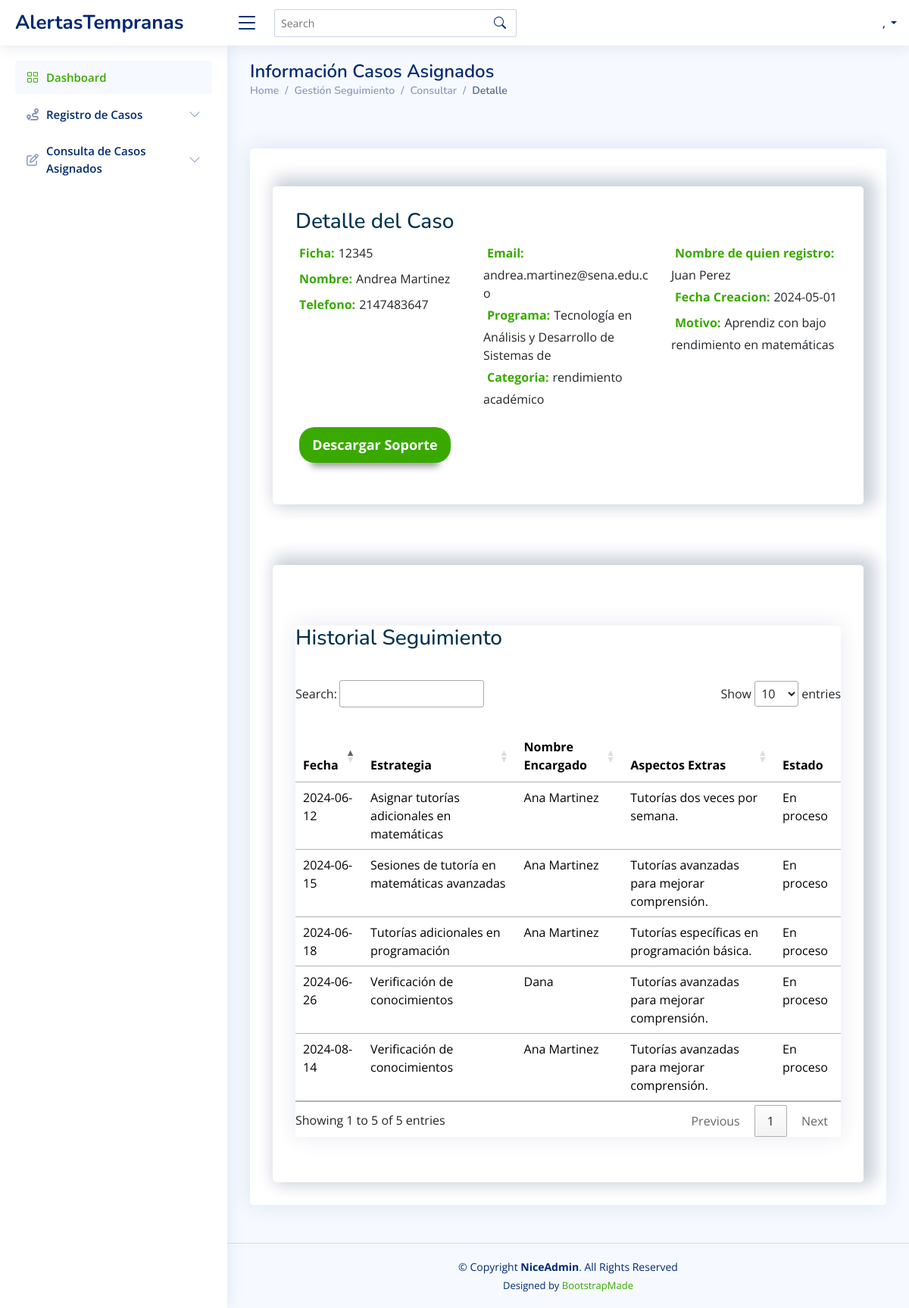
Screenshot of /Views/coordinador/mostrarCasoAsignado.php?id=1 with the database file from the repository.
### tables this page shows
CREATE TABLE `casos` (
  `id` int(11) NOT NULL,
  `descripcion` text NOT NULL,
  `categoria` varchar(80) NOT NULL,
  `soporte` varchar(300) NOT NULL,
  `fecha` date NOT NULL,
  `estado` varchar(80) NOT NULL,
  `id_aprendiz` int(11) NOT NULL,
  `id_usuario` int(11) NOT NULL,
  `id_encargado` int(11) NOT NULL
);

CREATE TABLE `aprendiz` (
  `id` int(11) NOT NULL,
  `tipo_documento_aprendiz` varchar(20) NOT NULL,
  `documento` bigint(20) NOT NULL,
  `nombre` varchar(60) NOT NULL,
  `apellido` varchar(50) NOT NULL,
  `email` varchar(60) NOT NULL,
  `telefono` int(11) NOT NULL,
  `programa` varchar(50) NOT NULL,
  `ficha` varchar(30) NOT NULL,
  `id_usuario` int(11) NOT NULL
);

CREATE TABLE `usuarios` (
  `id` int(11) NOT NULL,
  `tipo_documento` varchar(20) NOT NULL,
  `documento` int(11) NOT NULL,
  `nombre` varchar(60) NOT NULL,
  `email` varchar(60) NOT NULL,
  `telefono` int(11) NOT NULL,
  `clave` varchar(250) NOT NULL,
  `rol` varchar(50) NOT NULL
);

CREATE TABLE `seguimiento_casos` (
  `id` int(11) NOT NULL,
  `estrategia` varchar(200) NOT NULL,
  `id_caso` int(11) NOT NULL,
  `id_encargado` int(11) NOT NULL,
  `aspectos_extras` text NOT NULL,
  `fecha` date DEFAULT NULL
);

### Models/consultasCoordinador.php (called while the page is built, shortened)
<?php
class ConsultasCoordinador {
    public function consultarInfoDet($id_caso){
        $objConexion = new Conexion();
        $conexion = $objConexion->getConexion();
        $consultar= "SELECT a.ficha, a.nombre, a.apellido, a.telefono, a.email, a.programa, c.categoria, u.nombre AS nombre_usuario, c.estado, c.fecha, c.descripcion, c.soporte FROM casos c JOIN aprendiz a ON c.id_aprendiz = a.id JOIN usuarios u ON c.id_usuario = u.id WHERE c.id = :id_caso";
        $result= $conexion->prepare($consultar);
        $result->bindparam(':id_caso', $id_caso);
        $result->execute();
        $f= array();
        while($resultado = $result->fetch()){
            $f[] = $resultado;
        }
        return $f;
    }
    public function consultarSegumientoCaso($id_caso){
        $objConexion = new Conexion();
        $conexion = $objConexion->getConexion();
        $consultar= "SELECT s.id, s.estrategia, s.id_caso, s.id_encargado, s.aspectos_extras, s.fecha, c.estado, u.nombre AS nombre_encargado FROM seguimiento_casos s JOIN casos c ON s.id_caso = c.id JOIN usuarios u ON s.id_encargado= u.id WHERE s.id_caso = :id_caso";
        $result= $conexion->prepare($consultar);
        $result->bindparam(':id_caso', $id_caso);
        $result->execute();
        $f= array();
        while($resultado = $result->fetch()){
            $f[] = $resultado;
        }
        return $f;
    }
}

### Controllers/coordinador/mostrar_info.php (the view, shortened to what this page needs)
<?php
require_once("../../Models/consultasCoordinador.php");
function cargarInfoDetalles() {
    $id_caso = $_GET['id'];
    $objConsultas = new ConsultasCoordinador();
    $result = $objConsultas->consultarInfoDet($id_caso);
        foreach ($result as $f) {
            echo '
            <div class="col-md-4">
                <label class="modal-detalles" for="">Ficha:</label>'.$f['ficha'].' <br>
                <label class="modal-detalles" for="">Nombre:</label>'.$f['nombre'].' '.$f['apellido'].' <br>
                <label class="modal-detalles" for="">Telefono:</label>'.$f['telefono'].' <br>
              </div>
              <div class="col-md-4">
                <label class="modal-detalles" for="">Email:</label>'.$f['email'].' <br>
                <label class="modal-detalles" for="">Programa:</label>'.$f['programa'].'<br>
                <label class="modal-detalles" for="">Categoria:</label>'.$f['categoria'].' <br>
              </div>
              <div class="col-md-4">
                <label class="modal-detalles" for="">Nombre de quien registro:</label>'.$f['nombre_usuario'].' <br>
                <label class="modal-detalles" for="">Fecha Creacion:</label>'.$f['fecha'].'<br>
                <label class="modal-detalles" for="">Motivo:</label>'.$f['descripcion'].'<br>
              </div>
              <div class="col-md-12">
                <label class="modal-detalles" for=""><button class="form-button"><a href="'.$f['soporte'].'" download style= "color:white; ">Descargar Soporte</a></button> <br>
              </div>
            ';
        }
}
function cargarSeguimiento(){
  $id_caso = $_GET['id'];
  $objConsultas = new ConsultasCoordinador();
  $result = $objConsultas->consultarSegumientoCaso($id_caso);
  if (!isset($result)) {
      echo "<h2>No hay seguimientos registrados</h2>";
  } else {
      foreach ($result as $f) {
          echo '
                <tr>
                  <td>'.$f['fecha'].'</td>
                  <td>'.$f['estrategia'].' </td>
                  <td>'.$f['nombre_encargado'].'</td>
                  <td>'.$f['aspectos_extras'].'</td>
                  <td>'.$f['estado'].'</td>
                </tr>
          ';
      }
  }
}
function cargarPerfilCordinador()
{
  $idUsuarios = $_SESSION["id"];
  $objConsultasAdmin = new ConsultasCoordinador();
  $f = $objConsultasAdmin->consultarUser($idUsuarios);
  echo '
        <li class="nav-item dropdown pe-3">
          <a class="nav-link nav-profile d-flex align-items-center pe-0" href="#" data-bs-toggle="dropdown">
            <span class="d-none d-md-block dropdown-toggle ps-2">' . $f["nombre"] .', '.$f["rol"].  '</span>
          </a>
          <ul class="dropdown-menu dropdown-menu-end dropdown-menu-arrow profile">
            <li class="dropdown-header">
              <h6>' . $f["nombre"] . '</h6>
              <span>' . $f["rol"] . '</span>
            </li>
            <li>
              <hr class="dropdown-divider">
            </li>
            <li>
              <a class="dropdown-item d-flex align-items-center" href="userProfileAdmin.php">
                <i class="bi bi-person"></i>
                <span>Mi perfil</span>
              </a>
            </li>
            <li>
              <hr class="dropdown-divider">
            </li>
            <li>
              <a class="dropdown-item d-flex align-items-center" href="users-profile.html">
                <i class="bi bi-gear"></i>
                <span>Configuración</span>
              </a>
            </li>
            <li>
              <hr class="dropdown-divider">
            </li>
            <li>
              <a class="dropdown-item d-flex align-items-center" href="pages-faq.html">
                <i class="bi bi-question-circle"></i>
                <span>¿Necesitas Ayuda?</span>
              </a>
            </li>
            <li>
              <hr class="dropdown-divider">
            </li>
            <li>
              <a class="dropdown-item d-flex align-items-center" href="../../Controllers/cerrarSesion.php">
                <i class="bi bi-box-arrow-right"></i>
                <span>Cerrar Sesión</span>
              </a>
            </li>
          </ul>
        </li>
    ';
}

### Views/coordinador/assets/css/style.css (style rules this page uses)
:root { scroll-behavior: smooth; --primary-color: #39A900; --secondary-color: #00324D; --complementary-color1: #385c57; --complementary-color2: #e6e6e6; --degrade: linear-gradient(#39a900, #A1D687, #fff); --font-size-titulos-h1: 48px; --font-size-titulos-h2: 40px; --font-size-titulos-h3: 32px; --font-size-titulos-h4: 24px; --font-size-parrafos: 24px; }
body { font-family: "Open Sans", sans-serif; background: #f6f9ff; color: #444444; }
a { color: var(--primary-color); text-decoration: none; }
.header-nav .nav-profile { color: #012970; }
.header-nav .nav-profile span { font-size: 14px; font-weight: 600; }
.form-button { width: 200px; font-size: 18px; font-weight: bold; background: var(--primary-color); color: #fff; padding-block: 10px; margin: 20px auto; border-radius: 20px; box-shadow: #999 0px 20px 10px -15px; border: none; transition: all 0.2s ease-in-out; }
.modal-detalles { margin: 5px; font-weight: 700; color: #39A900; }

### rows the page displays
casos: id_aprendiz.ficha "12345", id_aprendiz.nombre "Andrea", id_aprendiz.apellido "Martinez", id_aprendiz.telefono "2147483647", id_aprendiz.email "andrea.martinez@sena.edu.co", id_aprendiz.programa "Tecnología en Análisis y Desarrollo de Sistemas de", categoria "rendimiento académico", id_usuario.nombre "Juan Perez", fecha "2024-05-01", descripcion "Aprendiz con bajo rendimiento en matemáticas"
seguimiento_casos: fecha "2024-06-12", estrategia "Asignar tutorías adicionales en matemáticas", id_encargado.nombre "Ana Martinez", aspectos_extras "Tutorías dos veces por semana.", id_caso.estado "En proceso"
seguimiento_casos: fecha "2024-06-18", estrategia "Tutorías adicionales en programación", id_encargado.nombre "Ana Martinez", aspectos_extras "Tutorías específicas en programación básica.", id_caso.estado "En proceso"
seguimiento_casos: fecha "2024-06-15", estrategia "Sesiones de tutoría en matemáticas avanzadas", id_encargado.nombre "Ana Martinez", aspectos_extras "Tutorías avanzadas para mejorar comprensión.", id_caso.estado "En proceso"
seguimiento_casos: fecha "2024-08-14", estrategia "Verificación de conocimientos", id_encargado.nombre "Ana Martinez", aspectos_extras "Tutorías avanzadas para mejorar comprensión.", id_caso.estado "En proceso"
seguimiento_casos: fecha "2024-06-26", estrategia "Verificación de conocimientos", id_encargado.nombre "Dana", aspectos_extras "Tutorías avanzadas para mejorar comprensión.", id_caso.estado "En proceso"
